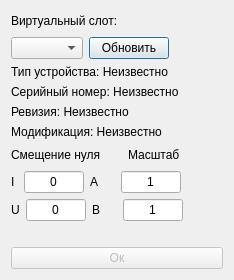
<?xml version="1.0" encoding="UTF-8"?>
<ui version="4.0">
 <class>LcardDialog</class>
 <widget class="QDialog" name="LcardDialog">
  <property name="geometry">
   <rect>
    <x>0</x>
    <y>0</y>
    <width>228</width>
    <height>296</height>
   </rect>
  </property>
  <property name="sizePolicy">
   <sizepolicy hsizetype="Minimum" vsizetype="Minimum">
    <horstretch>0</horstretch>
    <verstretch>0</verstretch>
   </sizepolicy>
  </property>
  <property name="windowTitle">
   <string>Lcard</string>
  </property>
  <property name="windowIcon">
   <iconset resource="resource.qrc">
    <normaloff>:/icon/koeikd.ico</normaloff>:/icon/koeikd.ico</iconset>
  </property>
  <layout class="QVBoxLayout" name="verticalLayout_5">
   <property name="sizeConstraint">
    <enum>QLayout::SetFixedSize</enum>
   </property>
   <item>
    <layout class="QHBoxLayout" name="horizontalLayout_3">
     <item>
      <layout class="QVBoxLayout" name="verticalLayout">
       <item>
        <layout class="QHBoxLayout" name="horizontalLayout">
         <item>
          <widget class="QLabel" name="virtualSlotLabel">
           <property name="text">
            <string>Виртуальный слот:</string>
           </property>
          </widget>
         </item>
         <item>
          <spacer name="horizontalSpacer">
           <property name="orientation">
            <enum>Qt::Horizontal</enum>
           </property>
           <property name="sizeHint" stdset="0">
            <size>
             <width>40</width>
             <height>20</height>
            </size>
           </property>
          </spacer>
         </item>
        </layout>
       </item>
       <item>
        <layout class="QHBoxLayout" name="horizontalLayout_2">
         <item>
          <widget class="QComboBox" name="virtualSlotBox"/>
         </item>
         <item>
          <widget class="QPushButton" name="refreshButton">
           <property name="text">
            <string>Обновить</string>
           </property>
          </widget>
         </item>
        </layout>
       </item>
      </layout>
     </item>
     <item>
      <spacer name="horizontalSpacer_2">
       <property name="orientation">
        <enum>Qt::Horizontal</enum>
       </property>
       <property name="sizeHint" stdset="0">
        <size>
         <width>40</width>
         <height>20</height>
        </size>
       </property>
      </spacer>
     </item>
    </layout>
   </item>
   <item>
    <layout class="QVBoxLayout" name="verticalLayout_4">
     <item>
      <layout class="QVBoxLayout" name="verticalLayout_2">
       <item>
        <widget class="QLabel" name="typeLabel">
         <property name="text">
          <string>Тип устройства: Неизвестно</string>
         </property>
        </widget>
       </item>
       <item>
        <widget class="QLabel" name="snLabel">
         <property name="text">
          <string>Серийный номер: Неизвестно</string>
         </property>
        </widget>
       </item>
      </layout>
     </item>
     <item>
      <layout class="QVBoxLayout" name="verticalLayout_3">
       <item>
        <widget class="QLabel" name="revLabel">
         <property name="text">
          <string>Ревизия: Неизвестно</string>
         </property>
        </widget>
       </item>
       <item>
        <widget class="QLabel" name="modLabel">
         <property name="text">
          <string>Модификация: Неизвестно</string>
         </property>
        </widget>
       </item>
      </layout>
     </item>
    </layout>
   </item>
   <item>
    <layout class="QHBoxLayout" name="horizontalLayout_6">
     <item>
      <widget class="QLabel" name="label_3">
       <property name="text">
        <string>Смещение нуля</string>
       </property>
      </widget>
     </item>
     <item>
      <spacer name="horizontalSpacer_7">
       <property name="orientation">
        <enum>Qt::Horizontal</enum>
       </property>
       <property name="sizeType">
        <enum>QSizePolicy::Fixed</enum>
       </property>
       <property name="sizeHint" stdset="0">
        <size>
         <width>15</width>
         <height>20</height>
        </size>
       </property>
      </spacer>
     </item>
     <item>
      <widget class="QLabel" name="label_4">
       <property name="text">
        <string>Масштаб</string>
       </property>
      </widget>
     </item>
    </layout>
   </item>
   <item>
    <layout class="QHBoxLayout" name="horizontalLayout_4">
     <item>
      <widget class="QLabel" name="label">
       <property name="minimumSize">
        <size>
         <width>7</width>
         <height>0</height>
        </size>
       </property>
       <property name="text">
        <string>I</string>
       </property>
      </widget>
     </item>
     <item>
      <widget class="CanMessageEdit" name="currentOffsetEdit">
       <property name="minimumSize">
        <size>
         <width>60</width>
         <height>0</height>
        </size>
       </property>
       <property name="maximumSize">
        <size>
         <width>60</width>
         <height>16777215</height>
        </size>
       </property>
       <property name="text">
        <string>0</string>
       </property>
       <property name="alignment">
        <set>Qt::AlignCenter</set>
       </property>
      </widget>
     </item>
     <item>
      <widget class="QLabel" name="label_5">
       <property name="text">
        <string>А</string>
       </property>
      </widget>
     </item>
     <item>
      <spacer name="horizontalSpacer_5">
       <property name="orientation">
        <enum>Qt::Horizontal</enum>
       </property>
       <property name="sizeType">
        <enum>QSizePolicy::Fixed</enum>
       </property>
       <property name="sizeHint" stdset="0">
        <size>
         <width>17</width>
         <height>20</height>
        </size>
       </property>
      </spacer>
     </item>
     <item>
      <widget class="CanMessageEdit" name="currentScaleEdit">
       <property name="minimumSize">
        <size>
         <width>60</width>
         <height>0</height>
        </size>
       </property>
       <property name="maximumSize">
        <size>
         <width>60</width>
         <height>16777215</height>
        </size>
       </property>
       <property name="text">
        <string>1</string>
       </property>
       <property name="alignment">
        <set>Qt::AlignCenter</set>
       </property>
      </widget>
     </item>
     <item>
      <spacer name="horizontalSpacer_3">
       <property name="orientation">
        <enum>Qt::Horizontal</enum>
       </property>
       <property name="sizeHint" stdset="0">
        <size>
         <width>40</width>
         <height>20</height>
        </size>
       </property>
      </spacer>
     </item>
    </layout>
   </item>
   <item>
    <layout class="QHBoxLayout" name="horizontalLayout_5">
     <item>
      <widget class="QLabel" name="label_2">
       <property name="text">
        <string>U</string>
       </property>
      </widget>
     </item>
     <item>
      <widget class="CanMessageEdit" name="voltageOffsetEdit">
       <property name="minimumSize">
        <size>
         <width>60</width>
         <height>0</height>
        </size>
       </property>
       <property name="maximumSize">
        <size>
         <width>60</width>
         <height>16777215</height>
        </size>
       </property>
       <property name="text">
        <string>0</string>
       </property>
       <property name="alignment">
        <set>Qt::AlignCenter</set>
       </property>
      </widget>
     </item>
     <item>
      <widget class="QLabel" name="label_6">
       <property name="text">
        <string>В</string>
       </property>
      </widget>
     </item>
     <item>
      <spacer name="horizontalSpacer_6">
       <property name="orientation">
        <enum>Qt::Horizontal</enum>
       </property>
       <property name="sizeType">
        <enum>QSizePolicy::Fixed</enum>
       </property>
       <property name="sizeHint" stdset="0">
        <size>
         <width>17</width>
         <height>20</height>
        </size>
       </property>
      </spacer>
     </item>
     <item>
      <widget class="CanMessageEdit" name="voltageScaleEdit">
       <property name="minimumSize">
        <size>
         <width>60</width>
         <height>0</height>
        </size>
       </property>
       <property name="maximumSize">
        <size>
         <width>60</width>
         <height>16777215</height>
        </size>
       </property>
       <property name="text">
        <string>1</string>
       </property>
       <property name="alignment">
        <set>Qt::AlignCenter</set>
       </property>
      </widget>
     </item>
     <item>
      <spacer name="horizontalSpacer_4">
       <property name="orientation">
        <enum>Qt::Horizontal</enum>
       </property>
       <property name="sizeHint" stdset="0">
        <size>
         <width>40</width>
         <height>20</height>
        </size>
       </property>
      </spacer>
     </item>
    </layout>
   </item>
   <item>
    <spacer name="verticalSpacer">
     <property name="orientation">
      <enum>Qt::Vertical</enum>
     </property>
     <property name="sizeType">
      <enum>QSizePolicy::Minimum</enum>
     </property>
     <property name="sizeHint" stdset="0">
      <size>
       <width>17</width>
       <height>20</height>
      </size>
     </property>
    </spacer>
   </item>
   <item>
    <widget class="QPushButton" name="okButton">
     <property name="enabled">
      <bool>false</bool>
     </property>
     <property name="text">
      <string>Ок</string>
     </property>
    </widget>
   </item>
  </layout>
 </widget>
 <customwidgets>
  <customwidget>
   <class>CanMessageEdit</class>
   <extends>QLineEdit</extends>
   <header>canmessageedit.h</header>
  </customwidget>
 </customwidgets>
 <resources>
  <include location="resource.qrc"/>
 </resources>
 <connections/>
</ui>
